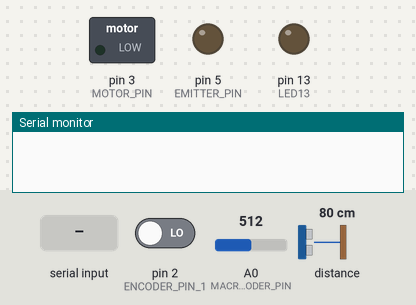
A sketch run on a simulated Arduino Uno, built with avr-gcc and run on an emulated ATmega328P. Parts: switched loads named in the sketch (green lamp = pin HIGH), output pins drawn as LEDs (lit = HIGH), the last lines printed to the serial monitor. Inputs (shaded band) come from the test bench; at power-on: A0 (MACRO_ENCODER_PIN) = 512, pin 2 (ENCODER_PIN_1) LOW, distance to the obstacle 80 cm.

Above: at 1.2 s.
1.3 s: "init?\n" received over Serial
At 1.9 s:
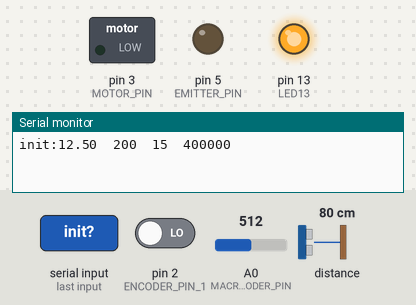
2.8 s: "start\n" received over Serial
At 4.0 s:
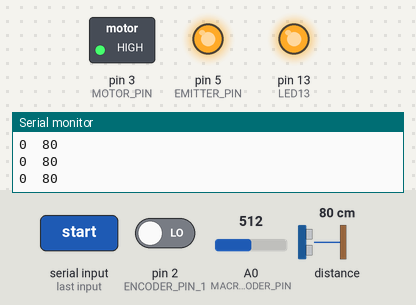
4.3 s: "stop\n" received over Serial
At 4.8 s:
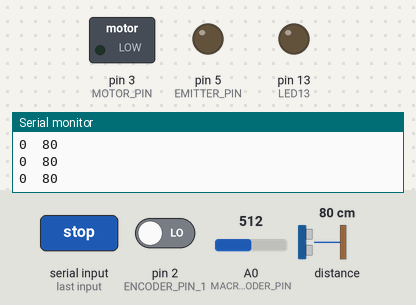
5.8 s: "p,45\n" received over Serial
At 7.0 s:
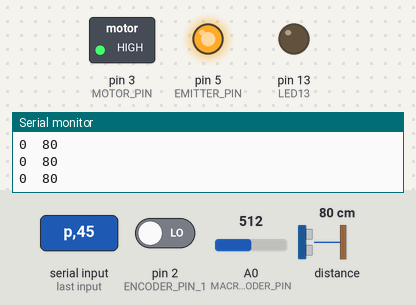
7.3 s: A0 (MACRO_ENCODER_PIN) set to 900
8.8 s: "p90\n" received over Serial
At 9.6 s:
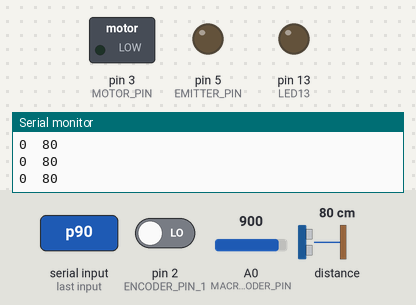
Timing chart, 0 to 11.3 s (numbered marks = the images above; inputs shaded):
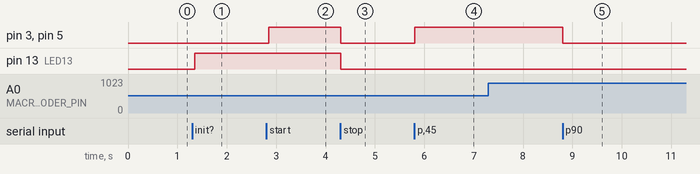

Measured:
- after the input at 1.3 s, pin 13 (LED13): LOW → HIGH after 0.05 s
- after the input at 2.8 s, pin 3 (MOTOR_PIN), pin 5 (EMITTER_PIN): LOW → HIGH after 0.05 s
- after the input at 4.3 s, pin 3 (MOTOR_PIN), pin 5 (EMITTER_PIN), pin 13 (LED13): HIGH → LOW at once
- after the input at 5.8 s, pin 3 (MOTOR_PIN), pin 5 (EMITTER_PIN): LOW → HIGH at once
- after the input at 8.8 s, pin 3 (MOTOR_PIN), pin 5 (EMITTER_PIN): HIGH → LOW at once

The sketch:

LidarTurretI2C.ino
```cpp
#include <Wire.h>
#include <LIDARLite.h>

#define DEFAULT_RATE 115200
#define WHOIAM "lidar"  // define whoiam ID here (unique to each robot object)
#define LED13 13
#define MOTOR_PIN 3

#define ENCODER_PIN_1 2
#define ENCODER_PIN_2 4
#define MACRO_ENCODER_PIN A0
#define EMITTER_PIN 5

byte encoderPin1Last;
unsigned int numPulses = 0;
boolean direction;
unsigned long long numRotations = 0;

#define MACRO_ENCODER_THRESH 850
bool macro_enc_low = false;
int macro_enc = 0;
int prev_macro_enc = 0;
// unsigned long long macro_acq_t0 = millis();

LIDARLite myLidarLite;

char character = '\0';
char command_type = '\0';
String command = "";

bool paused = true;

bool led_state = false;

// Extremely fast string to int function
char _int2str[7];
char* int2str(register int i) {
    register unsigned char L = 1;
    register char c;
    register boolean m = false;
    register char b;  // lower-byte of i
    // negative
    if ( i < 0 ) {
        _int2str[ 0 ] = '-';
        i = -i;
    }
    else L = 0;
    // ten-thousands
    if( i > 9999 ) {
        c = i < 20000 ? 1
        : i < 30000 ? 2
        : 3;
        _int2str[ L++ ] = c + 48;
        i -= c * 10000;
        m = true;
    }
    // thousands
    if( i > 999 ) {
        c = i < 5000
        ? ( i < 3000
            ? ( i < 2000 ? 1 : 2 )
            :   i < 4000 ? 3 : 4
        )
        : i < 8000
        ? ( i < 6000
            ? 5
            : i < 7000 ? 6 : 7
        )
        : i < 9000 ? 8 : 9;
        _int2str[ L++ ] = c + 48;
        i -= c * 1000;
        m = true;
    }
    else if( m ) _int2str[ L++ ] = '0';
    // hundreds
    if( i > 99 ) {
        c = i < 500
        ? ( i < 300
            ? ( i < 200 ? 1 : 2 )
            :   i < 400 ? 3 : 4
        )
        : i < 800
        ? ( i < 600
            ? 5
            : i < 700 ? 6 : 7
        )
        : i < 900 ? 8 : 9;
        _int2str[ L++ ] = c + 48;
        i -= c * 100;
        m = true;
    }
    else if( m ) _int2str[ L++ ] = '0';
    // decades (check on lower byte to optimize code)
    b = char( i );
    if( b > 9 ) {
        c = b < 50
        ? ( b < 30
            ? ( b < 20 ? 1 : 2 )
            :   b < 40 ? 3 : 4
        )
        : b < 80
        ? ( i < 60
            ? 5
            : i < 70 ? 6 : 7
        )
        : i < 90 ? 8 : 9;
        _int2str[ L++ ] = c + 48;
        b -= c * 10;
        m = true;
    }
    else if( m ) _int2str[ L++ ] = '0';
    // last digit
    _int2str[ L++ ] = b + 48;
    // null terminator
    _int2str[ L ] = 0;
    return _int2str;
}

void encoderInit()
{
    direction = true;  //default -> Forward
    pinMode(ENCODER_PIN_2, INPUT);
    pinMode(MACRO_ENCODER_PIN, INPUT);
    attachInterrupt(0, wheelSpeed, CHANGE);//int.0
    macro_enc_low = analogRead(MACRO_ENCODER_PIN) < MACRO_ENCODER_THRESH;
}

bool checkMacroEnc()
{
    // if (numPulses > 1000) {
    macro_enc = analogRead(MACRO_ENCODER_PIN);
    // Serial.print("\nmacro_enc:");
    // Serial.println(macro_enc);

    if (macro_enc > MACRO_ENCODER_THRESH && macro_enc_low)
    {
        macro_enc_low = false;
        return true;
    }
    else if (macro_enc < MACRO_ENCODER_THRESH) {
        macro_enc_low = true;
    }
    // }
    return false;
}

void wheelSpeed()
{
    int state = digitalRead(ENCODER_PIN_1);
    if ((encoderPin1Last == LOW) && state == HIGH)
    {
        int val = digitalRead(ENCODER_PIN_2);
        if (val == LOW && direction) {
            direction = false;  // Reverse
        }
        else if (val == HIGH && !direction) {
            direction = true;  // Forward
        }
    }
    encoderPin1Last = state;

    if (!direction)  numPulses++;
    else  numPulses--;
}

void writeWhoiam()
{
    Serial.print("iam");
    Serial.print(WHOIAM);
    Serial.print('\n');
}

void setLed(bool state)
{
    led_state = state;
    digitalWrite(LED13, led_state);
}

void pause()
{
    digitalWrite(EMITTER_PIN, LOW);
    analogWrite(MOTOR_PIN, 0);

    paused = true;
}

void unpause()
{
    digitalWrite(EMITTER_PIN, HIGH);
    analogWrite(MOTOR_PIN, 255);

    paused = false;
}

void readSerial()
{
    while (Serial.available() && character != '\n')
    {
        character = Serial.read();
        if (character != '\n') {
            command += character;
        }
    }

    if (character == '\n')
    {
        command_type = command.charAt(0);
        if (command.equals("whoareyou")) {
            writeWhoiam();
        }
        else if (command.equals("init?"))
        {
            digitalWrite(LED13, HIGH);
            writeInit();
        }
        else if (command.equals("start"))
        {
            digitalWrite(LED13, HIGH);
            unpause();
        }
        else if (command.equals("stop"))
        {
            digitalWrite(LED13, LOW);
            pause();
        }
        else if (command_type == 'p')
        {
           if ((bool)(command.substring(1).toInt())) {
               pause();
           }
           else{
               unpause();
           }
        }
       /* else if (command_type == 'l')
        {
            switch(command.substring(1).toInt()) {
                case 0: setLed(LOW); break;
                case 1: setLed(HIGH); break;
                case 2: setLed(!led_state); break;
            }
        }*/

        character = '\0';
        command = "";
    }
}

void writeSerial()
{
    // ticks, distance (tab seperated)
    noInterrupts();
    Serial.print(int2str(numPulses));
    numPulses = 0;
    interrupts();
    Serial.print('\t');
    Serial.print(int2str(myLidarLite.distance()));  // distance in CM
    if (checkMacroEnc()) {
        Serial.print('\t');
        numRotations++;
        Serial.print(int2str(numRotations));
        // Serial.print(macro_enc);
    }
    Serial.print('\n');
    // delay(5);
}

void writeInit()
{
    Serial.print("init:");
    Serial.print(12.5); // view size, using optical aperature, in mm
    Serial.print('\t');
    Serial.print(200); //  scan rate,  1–500Hz
    Serial.print('\t');
    Serial.print(15); // detection angle in degrees, no fucking cloo
    Serial.print('\t');
    Serial.print(400000); //  distance no detection, 40 m
    Serial.print('\n');
}

void setup()
{
    Serial.begin(DEFAULT_RATE);

    myLidarLite.begin(0, true);
    myLidarLite.configure(0);

    delay(50);

    encoderInit();

    pinMode(MOTOR_PIN, OUTPUT);
    pinMode(LED13, OUTPUT);
    pinMode(EMITTER_PIN, OUTPUT);
}

void loop()
{
    if (!paused) {
        writeSerial();
    }
    else {
        delay(100);  // Minimize activity when not in use
    }

    readSerial();
}
```
